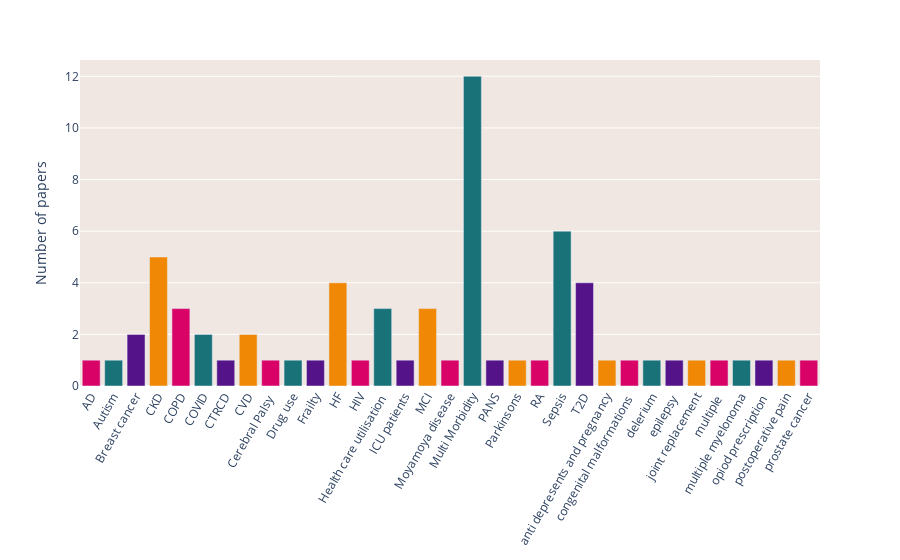

The notebook cell this image was saved under:
### Markdown cell above
## Disease Barplot

### Code cell
disease_df = data.drop_duplicates(['Title','Disease'])['Disease'].value_counts().reset_index().rename(columns={
    'index':'Disease',
    'Disease':'Number of papers'}).sort_values('Disease')
disease_df['colour'] = [str(i%4) for i in range(len(disease_df))]
disease_plot = px.bar(disease_df,x='Disease',y='Number of papers',color='colour', color_discrete_sequence=['#D90368','#197278','#541388','#F18805'])
disease_plot.update_layout(
    showlegend=False,xaxis = go.layout.XAxis(
        tickangle = -60),
    plot_bgcolor="#F0e7E2"
    
)
disease_plot.update_xaxes(categoryorder='category ascending')
disease_plot.show()

### Figure 1 — Plotly figure (JSON) as saved in the notebook; plotly's stock layout.template omitted (floating-point values rounded to 4 significant figures)
{"data": [{"alignmentgroup": "True", "hovertemplate": "colour=0<br>Disease=%{x}<br>Number of papers=%{y}<extra></extra>", "legendgroup": "0", "marker": {"color": "#D90368", "pattern": {"shape": ""}}, "name": "0", "offsetgroup": "0", "orientation": "v", "showlegend": true, "textposition": "auto", "type": "bar", "x": ["AD", "COPD", "Cerebral Palsy ", "HIV", "Moyamoya disease", "RA", "congenital malformations ", "multiple ", "prostate cancer"], "xaxis": "x", "y": [1, 3, 1, 1, 1, 1, 1, 1, 1], "yaxis": "y"}, {"alignmentgroup": "True", "hovertemplate": "colour=1<br>Disease=%{x}<br>Number of papers=%{y}<extra></extra>", "legendgroup": "1", "marker": {"color": "#197278", "pattern": {"shape": ""}}, "name": "1", "offsetgroup": "1", "orientation": "v", "showlegend": true, "textposition": "auto", "type": "bar", "x": ["Autism", "COVID", "Drug use", "Health care utilisation ", "Multi Morbidity", "Sepsis", "delerium", "multiple myelonoma"], "xaxis": "x", "y": [1, 2, 1, 3, 12, 6, 1, 1], "yaxis": "y"}, {"alignmentgroup": "True", "hovertemplate": "colour=2<br>Disease=%{x}<br>Number of papers=%{y}<extra></extra>", "legendgroup": "2", "marker": {"color": "#541388", "pattern": {"shape": ""}}, "name": "2", "offsetgroup": "2", "orientation": "v", "showlegend": true, "textposition": "auto", "type": "bar", "x": ["Breast cancer", "CTRCD", "Frailty", "ICU patients", "PANS", "T2D", "epilepsy ", "opiod prescription "], "xaxis": "x", "y": [2, 1, 1, 1, 1, 4, 1, 1], "yaxis": "y"}, {"alignmentgroup": "True", "hovertemplate": "colour=3<br>Disease=%{x}<br>Number of papers=%{y}<extra></extra>", "legendgroup": "3", "marker": {"color": "#F18805", "pattern": {"shape": ""}}, "name": "3", "offsetgroup": "3", "orientation": "v", "showlegend": true, "textposition": "auto", "type": "bar", "x": ["CKD", "CVD", "HF", "MCI", "Parkinsons", "anti depresents and pregnancy", "joint replacement", "postoperative pain"], "xaxis": "x", "y": [5, 2, 4, 3, 1, 1, 1, 1], "yaxis": "y"}], "layout": {"barmode": "relative", "legend": {"title": {"text": "colour"}, "tracegroupgap": 0}, "margin": {"t": 60}, "plot_bgcolor": "#F0e7E2", "showlegend": false, "xaxis": {"categoryorder": "category ascending", "tickangle": -60}, "yaxis": {"anchor": "x", "domain": [0, 1], "title": {"text": "Number of papers"}}}}
